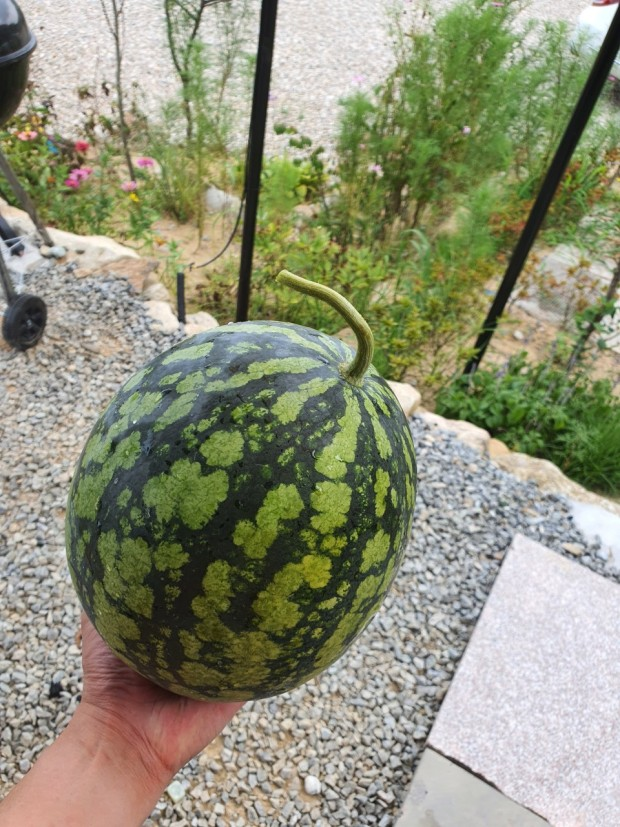
#> input picture a.jpg, 620 x 827 px; its folder holds only this picture in this run
$ python -i client.py   (imports and definitions only)   (older library calls are emulated)
#> lines starting #> are read from the running program, lines starting #| are printed output that depends on the picture
import tkinter.messagebox
from tkinter import *
from PIL import Image,ImageTk
from tkinter import filedialog
import socket
import PIL
from PIL import Image, ImageOps
import cv2
import numpy
import base64

def open():
    global photo
    filename = filedialog.askopenfilename(initialdir='', title='파일선택', filetypes=(
    ('png files', '*.png'), ('jpg files', '*.jpg')))
#> the answer given: a.jpg

    image = Image.open(filename)
#> image is the input picture: PIL image 620x827 RGB; mean R, G, B 142.8, 144.7, 120.4
    size = (224, 224)
    image = ImageOps.fit(image, size, Image.ANTIALIAS)
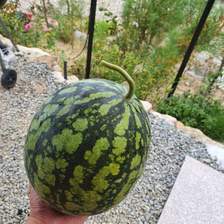
#> image: PIL image 224x224 RGB; mean R, G, B 131.2, 135.6, 107.6
    photo = ImageTk.PhotoImage(image)
    canvas.delete("all")
    canvas.create_image(0,0,anchor='nw',image=photo)
    canvas.image = photo

    rgb_image = cv2.imread(filename)
    dst = cv2.resize(rgb_image, dsize=(224, 224), interpolation=cv2.INTER_AREA)
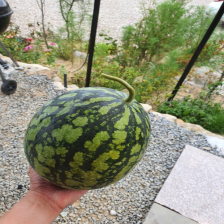
#> dst: shape (224, 224, 3); mean B, G, R 120.4, 144.7, 142.8

    encode_param=[int(cv2.IMWRITE_JPEG_QUALITY),90]
    result, imgencode = cv2.imencode('.jpg', dst, encode_param)
    data = numpy.array(imgencode)
    stringData = base64.b64encode(data)
    length = str(len(stringData))
#> length = '32624'

#> (the run stopped early here; a loop or call above may not have finished)

$ run again, on commonV79MJS90.jpg
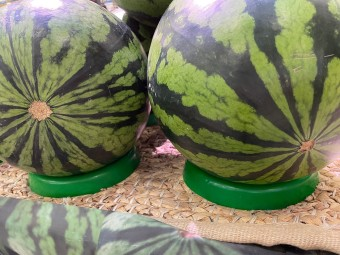
#> input picture commonV79MJS90.jpg, 340 x 255 px
#> in open, image is the input picture: PIL image 340x255 RGB; mean R, G, B 122.9, 125.5, 96.3
#> in open, `image = ImageOps.fit(image, size, Image.ANTIALIAS)`:
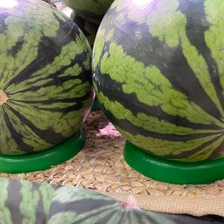
#> image: PIL image 224x224 RGB; mean R, G, B 115.9, 120.8, 92
#> in open, `dst = cv2.resize(rgb_image, dsize=(224, 224), interpolation=cv2.INTER_..`:
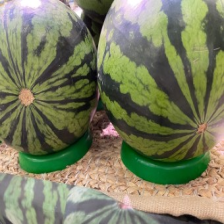
#> dst: shape (224, 224, 3); mean B, G, R 96.3, 125.5, 122.9
#> imgencode = 19282 values, max 255 at index 0, min 0 at index 4, mean 130.1
#> data has the same summary as imgencode
#> length = '25712'

$ run again, on commonFB1FTASY.jpg
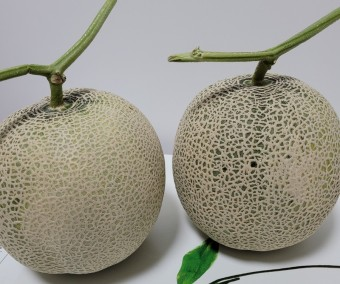
#> input picture commonFB1FTASY.jpg, 340 x 284 px
#> in open, image is the input picture: PIL image 340x284 RGB; mean R, G, B 152.2, 149.3, 136.9
#> in open, `image = ImageOps.fit(image, size, Image.ANTIALIAS)`:
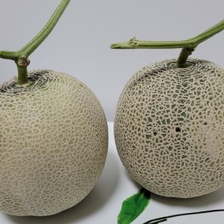
#> image: PIL image 224x224 RGB; mean R, G, B 150.8, 148, 135
#> in open, `dst = cv2.resize(rgb_image, dsize=(224, 224), interpolation=cv2.INTER_..`:
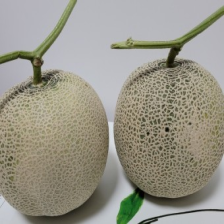
#> dst: shape (224, 224, 3); mean B, G, R 136.9, 149.3, 152.2
#> imgencode = 16186 values, max 255 at index 0, min 0 at index 4, mean 127
#> data has the same summary as imgencode
#> length = '21584'
